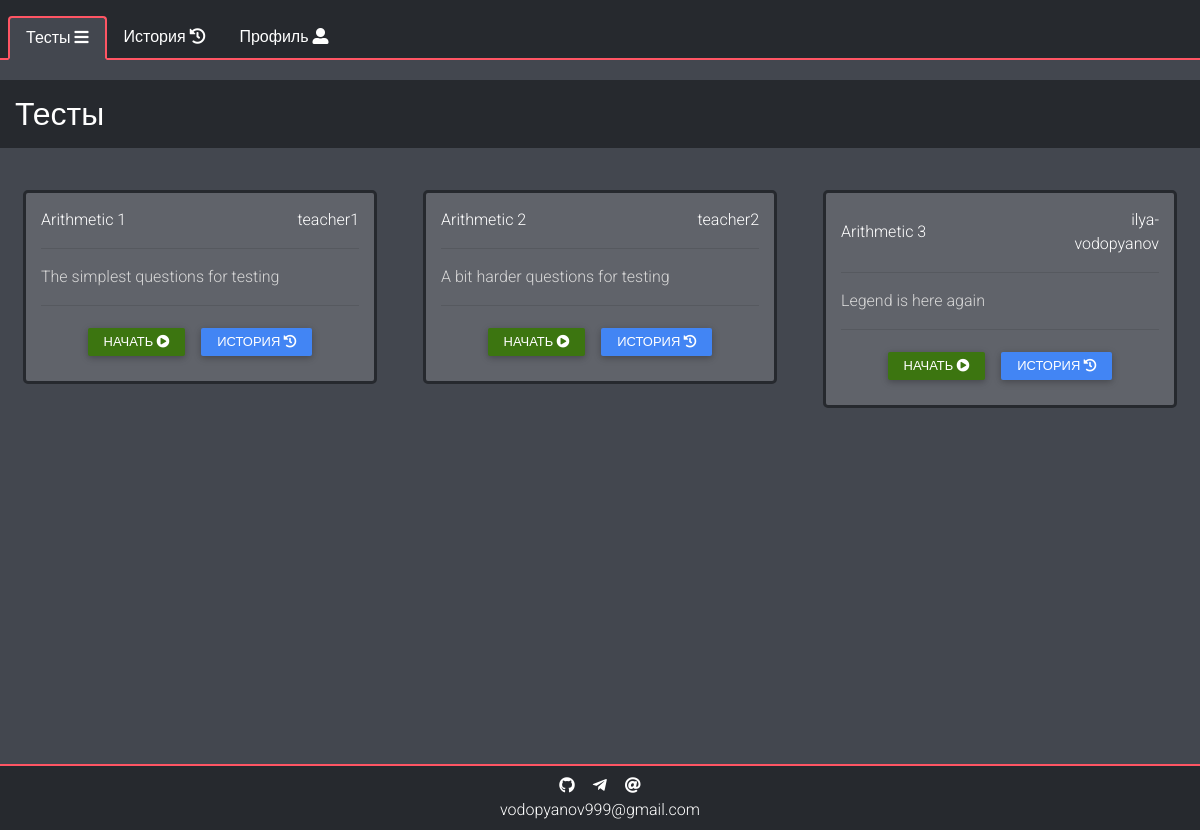
Screenshot of /index (signed in) with the database file from the repository.
### data/tests.py (models this page shows, shortened)
class Test(SqlAlchemyBase):
    __tablename__ = 'tests'
    id = sqlalchemy.Column(sqlalchemy.Integer,
                           primary_key=True, autoincrement=True)
    name = sqlalchemy.Column(sqlalchemy.String, nullable=False)
    description = sqlalchemy.Column(sqlalchemy.String, nullable=True)
    creator_id = sqlalchemy.Column(sqlalchemy.Integer, sqlalchemy.ForeignKey("users.id"))
    creator = orm.relation("User")
    questions = orm.relation("Question", back_populates='test')
    statistics = orm.relation("Result", back_populates='test')
    groups = orm.relation("Group",
                          secondary="groups_to_tests")

### data/users.py (models this page shows, shortened)
class User(SqlAlchemyBase, UserMixin):
    __tablename__ = 'users'
    id = sqlalchemy.Column(sqlalchemy.Integer,
                           primary_key=True, autoincrement=True)
    nickname = sqlalchemy.Column(sqlalchemy.String, unique=True, nullable=False)
    hashed_password = sqlalchemy.Column(sqlalchemy.String, nullable=True)
    creator_id = sqlalchemy.Column(sqlalchemy.Integer, sqlalchemy.ForeignKey("users.id"))
    type_id = sqlalchemy.Column(sqlalchemy.Integer,
                                sqlalchemy.ForeignKey("user_types.id"), default=3)
    secret_code = sqlalchemy.Column(sqlalchemy.String, nullable=False)
    chat_id = sqlalchemy.Column(sqlalchemy.Integer, nullable=True, default=0)
    results = orm.relation("Result", back_populates='user')
    user_type = orm.relation("UserType")
    notifications = orm.relation("Notification", back_populates='user')
    created = orm.relation("User")
    tests = orm.relation("Test", back_populates='creator')
    created_groups = orm.relation("Group", back_populates='creator')
    groups = orm.relation("Group",
                          secondary="groups_to_users")

### main.py (the view)
@app.route("/")
@app.route("/index")
@app.route("/all_tests")
@login_required
def index():
    try:
        if test_started():
            return redirect('/test')
        db = db_session.create_session()
        tests = db.query(Test).all()
        tests = list(test for test in tests if is_allowed(test, current_user))
        return render_template("all_tests.html",
                               title="Тесты",
                               tests=tests,
                               all_tests='active')
    except sa.orm.exc.DetachedInstanceError:
        return redirect('/')

### data/db_session.py (called while the page is built)
def create_session() -> Session:
    global __factory
    return __factory()

### main.py (called while the page is built)
@login_manager.user_loader
def load_user(user_id):
    session = db_session.create_session()
    session.expire_on_commit = False
    return session.query(User).get(user_id)

def is_allowed(test, user):
    return any(list(group.id in list(i.id for i in test.groups)
                    for group in user.groups)) \
           or test.creator == current_user \
           or current_user.type_id == 1

def test_started():
    db = db_session.create_session()
    if db.query(Result).filter(~Result.is_finished, Result.user == current_user).first():
        return True
    return False

### templates/all_tests.html (shortened to what this page needs)
{% extends "base.html" %}
{% block content %}
<div class="row">
    <h2 class="header col-12">{{title}}</h2>
    <div class="col-12 col-lg-10 col-xl-12 mx-auto my-4">
        <div class="row tests">
            {% for test in tests %}
            <div class="col-12 col-md-6 col-xl-4">
                <div class="test m-2">
                    <div class="row align-items-center test-header">
                        <div class="col-12 col-sm-8 text-left">
                            <div class="name">
                                {{test.name}}
                            </div>
                        </div>
                        <div class="col-12 col-sm-4 text-right">
                            <div class="name">
                                {% if test.creator %}{{test.creator.nickname}}{% else %}DELETED{% endif %}
                            </div>
                        </div>
                    </div>
                    {% if test.description%}
                    <hr>
                    <div class="row">
                        <div class="description col-12">{{test.description}}</div>
                    </div>
                    {% endif %}
                    <hr>
                    <div class="text-center mb-1">
                        <a href="/test/{{test.id}}" class="px-3 py-1 btn-start btn btn-success">
                            Начать <i class="fas fa-play-circle"></i>
                        </a>
                        <a href="/statistics/{{test.id}}" class="px-3 py-1 btn-start btn btn-primary">
                            История <i class="fas fa-history"></i>
                        </a>
                    </div>
                </div>
            </div>
            {% endfor %}
        </div>
    </div>
</div>
{% endblock %}

### static/css/variables.css (style rules this page uses)
:root { --a: #26292e; --b: #ff5564; --c: #36383e; --d: #60636a; --e: #51535c; --f: #82848a; --g: #43474f; --background: var(--g); --font-dark: #000; --font-light: #fff; --link-font: #44a4ff; --test-border: var(--a); --test-font: #fff; --test-description-font: #d8d8d8; --test-background: var(--d); --question-border: var(--a); --question-border-chosen: var(--b); --question-background: var(--c); --question-answer-background: var(--f); --question-chosen: #659e3a; --question-font: #fff; --question-font-header: #e0e0e0; --question-answer-font: #000; --result-border: var(--f); --result-background-dark: var(--a); --result-background-light: var(--c); --result-font: #fff; --result-correct: #629c53; --result-incorrect: #7d4949; --result-font-correct: #fff; --nav-border: var(--b); --nav-border-hover: var(--a); --nav-border-width: 2px; --nav-background: var(--a); --nav-background-active: var(--g); --nav-background-hover: var(--c); --nav-font: #fff; --nav-font-active: #fff; --nav-font-hover: #fff; --list-item-border: var(--c); --list-item-font: #fff; --list-item-notification-font: #000; --list-item-dark-font-hover: #000; --list-item-background: var(--f); --list-item-background-dark: var(--e); --list-item-notification-background: #bfbfbf; --list-item-background-dark-hover: var(--f); --list-item-profile-font-hover: #fff; --list-item-profile-background-hover: var(--f); --list-item-danger: #dc3545; --header-background: var(--a); --header-font: #fff; --success: #3c7510; --btn-danger: #c11324; --delete-link: #b70000; --contacts-background: var(--a); --contacts-font: #fff; --contacts-font-hover: #aaa; --card-background: var(--c); --card-border: var(--b); --card-font: #fff; }

### static/css/test.css (style rules this page uses)
.test { border: 3px solid var(--test-border); color: var(--test-font); padding: 15px; border-radius: 5px; background-color: var(--test-background); }
.description { color: var(--test-description-font); }

### static/css/utilities.css (style rules this page uses)
html { overflow: auto; }
body { background-color: var(--background); overflow-y: scroll; overflow-x: hidden; font-family: "Roboto",sans-serif; font-weight: 300; }
.header { margin-top: 20px; padding: 15px; background-color: var(--header-background); margin-bottom: 10px; color: var(--header-font); }
.btn { padding: .44rem 1.4rem; }
.btn-success { background-color: var(--success)!important; border: var(--success)!important; }

### rows the page displays
Test: name "Arithmetic 1", creator.nickname "teacher1", description "The simplest questions for testing"
Test: name "Arithmetic 2", creator.nickname "teacher2", description "A bit harder questions for testing"
Test: name "Arithmetic 3", creator.nickname "ilya-vodopyanov", description "Legend is here again"

### other values shown
{{ title }} "Тесты"
